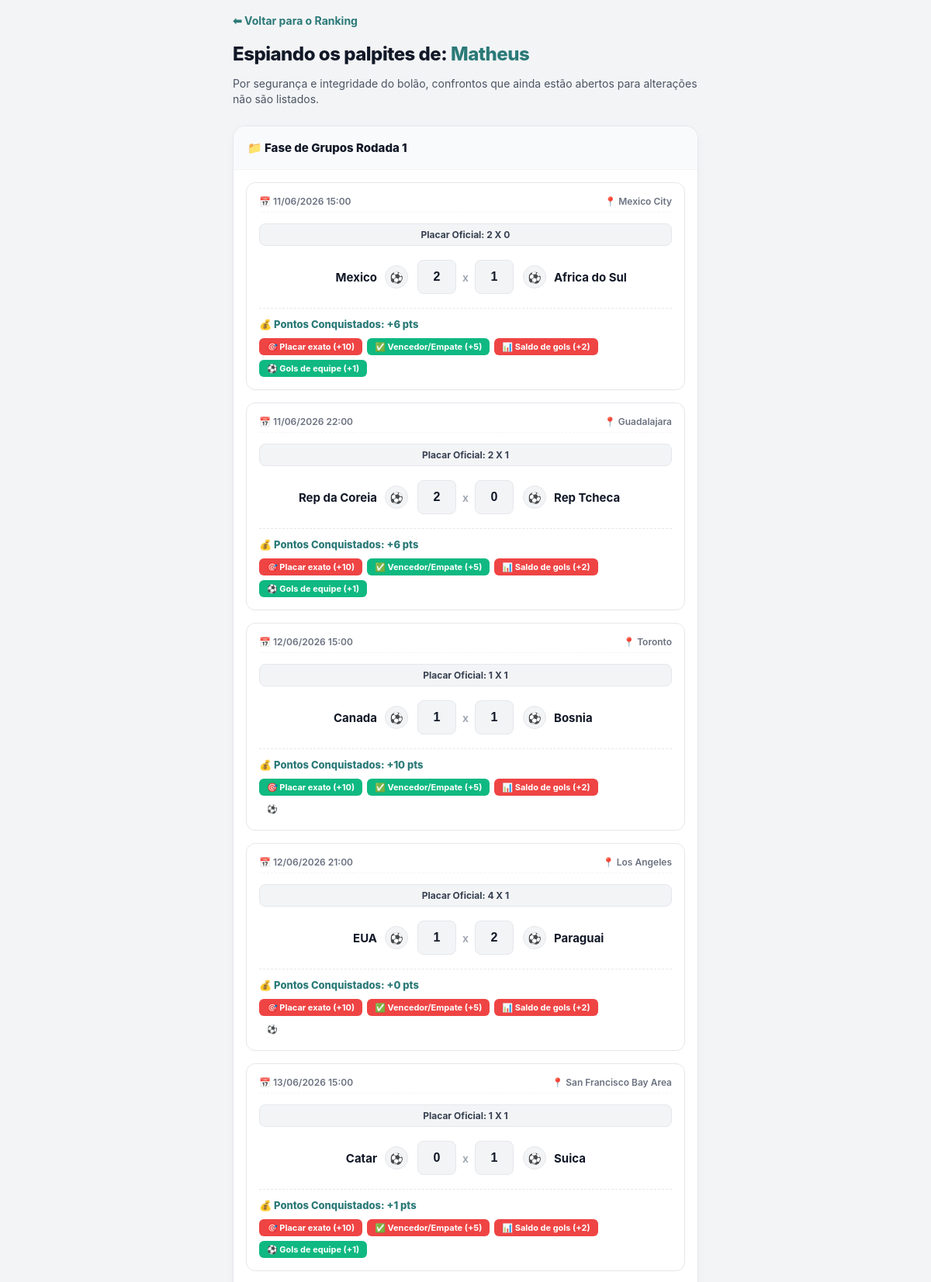
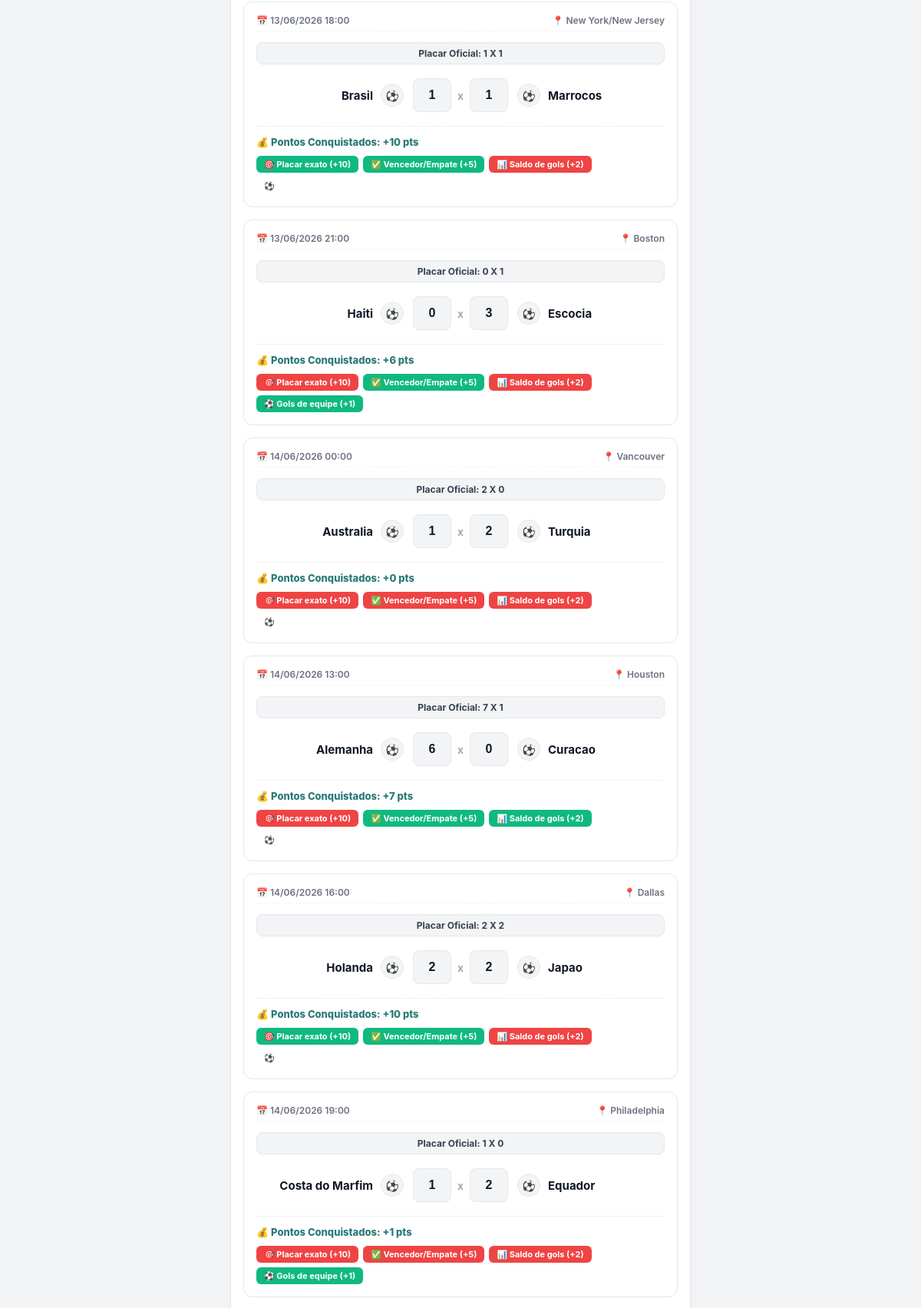
Screenshot of /palpites_amigo/8 (signed in, upper part) with the database file from the repository (2 pictures, top to bottom).
### tables this page shows
CREATE TABLE usuarios (
            id INTEGER PRIMARY KEY AUTOINCREMENT,
            login TEXT UNIQUE NOT NULL,
            senha TEXT NOT NULL
        );

CREATE TABLE jogos (
            jogo_id TEXT PRIMARY KEY,
            time1 TEXT NOT NULL,
            time2 TEXT NOT NULL,
            flag_code_time1 TEXT,
            flag_code_time2 TEXT,
            gols_time1_real INTEGER,
            gols_time2_real INTEGER,
            status TEXT DEFAULT 'Pendente',
            etapa TEXT NOT NULL,
            data_hora TEXT NOT NULL,
            cidade TEXT
        );

### app.py (the view)
@app.route('/palpites_amigo/<amigo_id>')
def palpites_amigo(amigo_id):
    if 'usuario_id' not in session:
        return redirect(url_for('login'))
    conn = obter_conexao_db()
    cursor = obter_cursor(conn)
    try:
        amigo_id_int = int(amigo_id)
    except ValueError:
        amigo_id_int = amigo_id
    query_amigo = preparar_query('SELECT login FROM usuarios WHERE id = ?')
    cursor.execute(query_amigo, (amigo_id_int,))
    amigo = cursor.fetchone()
    if not amigo:
        conn.close()
        return "Usuário não encontrado", 404
    cursor.execute('SELECT * FROM jogos ORDER BY data_hora ASC')
    jogos = cursor.fetchall()
    query_palpites = preparar_query('SELECT * FROM palpites WHERE usuario_id = ?')
    cursor.execute(query_palpites, (amigo_id_int,))
    palpites_busca = cursor.fetchall()
    conn.close()
    meus_palpites = {}
    try:
        meus_palpites = {p['jogo_id']: (p['gols_time1'], p['gols_time2']) for p in palpites_busca}
    except Exception:
        pass
    etapas_ordem = [
        "Fase de Grupos Rodada 1", "Fase de Grupos Rodada 2", "Fase de Grupos Rodada 3",
        "Dezesseis-avos de final", "Oitavas de final", "Quartas de final",
        "Semifinais", "Disputa de terceiro lugar", "Final"
    ]
    jogos_agrupados = {etapa: [] for etapa in etapas_ordem}
    agora = datetime.now()
    for row in jogos:
        jogo = dict(row)
        j_id = jogo['jogo_id']
        etapa_jogo = jogo['etapa']
        jogo['acertou_placar'] = False
        jogo['acertou_vencedor'] = False
        jogo['bonus_saldo'] = False
        jogo['bonus_gols'] = False
        jogo['pontos_faturados'] = 0
        palpite = meus_palpites.get(j_id)
        jogo['gols_time1_palpite'] = palpite[0] if palpite else None
        jogo['gols_time2_palpite'] = palpite[1] if palpite else None
        horario_jogo = None
        if jogo.get('data_hora'):
            data_str = str(jogo['data_hora']).strip()
            for formato in ('%Y-%m-%d %H:%M:%S', '%Y-%m-%d %H:%M', '%d/%m/%Y %H:%M'):
                try:
                    horario_jogo = datetime.strptime(data_str, formato)
                    break
                except ValueError:
                    continue
        jogo_trancado = False
        if str(jogo.get('status', '')).strip() != 'Pendente':
            jogo_trancado = True
        elif horario_jogo and agora >= (horario_jogo - timedelta(hours=1)):
            jogo_trancado = True
        if not jogo_trancado:
            continue
        if jogo['status'] == 'Encerrado' and jogo['gols_time1_real'] is not None and jogo['gols_time1_palpite'] is not None and jogo['gols_time1_palpite'] != '':
            try:
                g1_real = int(jogo['gols_time1_real'])
                g2_real = int(jogo['gols_time2_real'])
                g1_palp = int(jogo['gols_time1_palpite'])
                g2_palp = int(jogo['gols_time2_palpite'])
                if g1_real == g1_palp and g2_real == g2_palp:
                    jogo['acertou_placar'] = True
                    jogo['pontos_faturados'] = 10
                else:
                    venc_real = "t1" if g1_real > g2_real else "t2" if g2_real > g1_real else "empate"
                    venc_palp = "t1" if g1_palp > g2_palp else "t2" if g2_palp > g1_palp else "empate"
                    if venc_real == venc_palp:
                        jogo['acertou_vencedor'] = True
                        jogo['pontos_faturados'] += 5
                        if (g1_real - g2_real) == (g1_palp - g2_palp):
                            jogo['bonus_saldo'] = True
                            jogo['pontos_faturados'] += 2
                    if g1_real == g1_palp or g2_real == g2_palp:
                        jogo['bonus_gols'] = True
                        jogo['pontos_faturados'] += 1
            except (ValueError, TypeError):
                pass
        if etapa_jogo not in jogos_agrupados:
            jogos_agrupados[etapa_jogo] = []
        jogos_agrupados[etapa_jogo].append(jogo)
    return render_template('palpites_amigo.html', nome_amigo=amigo['login'], jogos_agrupados=jogos_agrupados)

### app.py (called while the page is built)
def obter_conexao_db():
    url_banco = os.environ.get('DATABASE_URL')
    if url_banco:
        if "sslmode=" not in url_banco:
            url_banco += "?sslmode=prefer"
        conn = psycopg2.connect(url_banco)
        return conn
    else:
        conn = sqlite3.connect('bolao.db')
        conn.row_factory = sqlite3.Row
        return conn

def obter_cursor(conn):
    if os.environ.get('DATABASE_URL'):
        return conn.cursor(cursor_factory=DictCursor)
    else:
        return conn.cursor()

def preparar_query(query):
    if os.environ.get('DATABASE_URL'):
        return query.replace('?', '%s')
    return query

### templates/palpites_amigo.html (shortened to what this page needs)
<!DOCTYPE html>
<html lang="pt-br">
<head>
</head>
<body>
    <a href="/ranking" class="voltar">⬅ Voltar para o Ranking</a>
    <h2>Espiando os palpites de: <span style="color: #2b7a78;">{{ nome_amigo }}</span></h2>
    <p class="subtitulo">Por segurança e integridade do bolão, confrontos que ainda estão abertos para alterações não são listados.</p>
    {% for etapa, lista_jogos in jogos_agrupados.items() %}
    {% if lista_jogos|length > 0 %}
    <details open>
        <summary>📁 {{ etapa }}</summary>
        <div class="conteudo-etapa">
            {% for jogo in lista_jogos %}
            <div class="jogo-card">
                <div class="info-jogo">
                    <span>📅 {{ jogo['data_hora'] }}</span>
                    <span>📍 {{ jogo['cidade'] }}</span>
                </div>
                {% if jogo['status'] == 'Encerrado' %}
                    <div class="resultado-real-tag">Placar Oficial: {{ jogo['gols_time1_real'] }} X {{ jogo['gols_time2_real'] }}</div>
                {% endif %}
                <div class="placar-container">
                    <div class="equipe-bloco time1">
                        <span>{{ jogo['time1'] }}</span>
                        <div class="escudo-fake">⚽</div>
                    </div>
                    <div class="inputs-area">
                        {% if jogo['gols_time1_palpite'] is not none and jogo['gols_time1_palpite'] != '' %}
                            <input type="text" class="input-gols" value="{{ jogo['gols_time1_palpite'] }}" disabled>
                            <span class="divisor-x">x</span>
                            <input type="text" class="input-gols" value="{{ jogo['gols_time2_palpite'] }}" disabled>
                        {% else %}
                            <span class="sem-palpite">(Sem palpite)</span>
                        {% endif %}
                    </div>
                    <div class="equipe-bloco time2">
                        <div class="escudo-fake">⚽</div>
                        <span>{{ jogo['time2'] }}</span>
                    </div>
                </div>
                {% if jogo['status'] == 'Encerrado' and jogo['gols_time1_palpite'] is not none and jogo['gols_time1_palpite'] != '' %}
                <div class="rodape-feedback">
                    <span class="total-faturado-tag">💰 Pontos Conquistados: +{{ jogo['pontos_faturados'] }} pts</span>
                    <div class="container-badges-pontos">
                        <span class="badge-bonus {{ 'badge-sucesso' if jogo['acertou_placar'] else 'badge-erro' }}">
                            🎯 Placar exato (+10)
                        </span>
                        <span class="badge-bonus {{ 'badge-sucesso' if jogo['acertou_vencedor'] or jogo['acertou_placar'] else 'badge-erro' }}">
                            ✅ Vencedor/Empate (+5)
                        </span>
                        <span class="badge-bonus {{ 'badge-sucesso' if jogo['bonus_saldo'] else 'badge-erro' }}">
                            📊 Saldo de gols (+2)
                        </span>
                        <span class="badge-bonus {{ 'badge-sucesso' if jogo['bonus_gols'] else 'erro' if not jogo['bonus_gols'] else 'badge-erro' }}">
                            ⚽ Gols de equipe (+1)
                        </span>
                    </div>
                </div>
                {% endif %}
            </div>
            {% endfor %}
        </div>
    </details>
    {% endif %}
    {% endfor %}
</body>
</html>

### templates/palpites_amigo.html (style rules this page uses)
body { font-family: -apple-system, BlinkMacSystemFont, 'Segoe UI', Roboto, sans-serif; background-color: #f3f4f6; color: #1f2937; max-width: 600px; margin: 0 auto; padding: 16px; }
.voltar { display: inline-flex; align-items: center; gap: 6px; margin-bottom: 20px; color: #2b7a78; text-decoration: none; font-weight: 700; font-size: 14px; transition: color 0.2s; }
h2 { font-weight: 800; color: #111827; letter-spacing: -0.5px; margin-top: 0; margin-bottom: 6px; }
.subtitulo { color: #4b5563; font-size: 14px; margin-bottom: 25px; line-height: 1.4; }
details { background: white; margin-bottom: 16px; border-radius: 16px; box-shadow: 0 4px 12px rgba(0,0,0,0.03); overflow: hidden; border: 1px solid #e5e7eb; }
summary { background: #ffffff; color: #111827; padding: 18px; font-size: 15px; font-weight: 800; cursor: pointer; display: flex; justify-content: space-between; align-items: center; user-select: none; border-bottom: 1px solid transparent; }
details[open] summary { border-bottom-color: #f3f4f6; background: #f9fafb; }
.conteudo-etapa { padding: 16px; background: #ffffff; }
.jogo-card { background: #ffffff; padding: 16px; border-radius: 12px; margin-bottom: 16px; border: 1px solid #e5e7eb; box-shadow: 0 2px 6px rgba(0,0,0,0.01); }
.info-jogo { color: #6b7280; font-size: 12px; font-weight: 600; margin-bottom: 14px; display: flex; justify-content: space-between; border-bottom: 1px dashed #f3f4f6; padding-bottom: 6px; }
.placar-container { display: flex; justify-content: space-between; align-items: center; margin: 18px 0; }
.equipe-bloco { flex: 1; display: flex; align-items: center; gap: 10px; font-size: 15px; font-weight: 700; color: #111827; }
.equipe-bloco.time1 { justify-content: flex-end; text-align: right; }
.equipe-bloco.time2 { justify-content: flex-start; text-align: left; }
.escudo-fake { width: 28px; height: 28px; border-radius: 50%; background: #f3f4f6; border: 1px solid #e5e7eb; display: flex; align-items: center; justify-content: center; font-size: 14px; }
.inputs-area { display: flex; align-items: center; gap: 8px; padding: 0 12px; }
.input-gols { background: #f3f4f6; color: #111827; border: 1px solid #e5e7eb; width: 44px; height: 40px; border-radius: 8px; text-align: center; font-size: 16px; font-weight: 700; -moz-appearance: textfield; }
.divisor-x { color: #9ca3af; font-weight: 600; font-size: 14px; }
.resultado-real-tag { text-align: center; background: #f3f4f6; color: #374151; padding: 6px; border-radius: 8px; font-size: 12px; margin-bottom: 12px; font-weight: 700; border: 1px solid #e5e7eb; }
.rodape-feedback { border-top: 1px dashed #e5e7eb; padding-top: 12px; margin-top: 12px; }
.total-faturado-tag { font-size: 13px; font-weight: 800; color: #2b7a78; margin-bottom: 10px; display: block; }
.container-badges-pontos { display: flex; flex-wrap: wrap; gap: 6px; }
.badge-bonus { font-size: 11px; font-weight: 700; padding: 4px 10px; border-radius: 6px; color: white; display: inline-flex; align-items: center; }
.badge-sucesso { background-color: #10b981; }
.badge-erro { background-color: #ef4444; }

### rows the page displays
usuarios: login "Matheus"
jogos: data_hora "11/06/2026 15:00", cidade "Mexico City", gols_time1_real "2", gols_time2_real "0", time1 "Mexico", gols_time1_palpite "2", gols_time2_palpite "1", time2 "Africa do Sul", pontos_faturados "6"
jogos: data_hora "11/06/2026 22:00", cidade "Guadalajara", gols_time1_real "2", gols_time2_real "1", time1 "Rep da Coreia", gols_time1_palpite "2", gols_time2_palpite "0", time2 "Rep Tcheca", pontos_faturados "6"
jogos: data_hora "12/06/2026 15:00", cidade "Toronto", gols_time1_real "1", gols_time2_real "1", time1 "Canada", gols_time1_palpite "1", gols_time2_palpite "1", time2 "Bosnia", pontos_faturados "10"
jogos: data_hora "12/06/2026 21:00", cidade "Los Angeles", gols_time1_real "4", gols_time2_real "1", time1 "EUA", gols_time1_palpite "1", gols_time2_palpite "2", time2 "Paraguai", pontos_faturados "0"
jogos: data_hora "13/06/2026 15:00", cidade "San Francisco Bay Area", gols_time1_real "1", gols_time2_real "1", time1 "Catar", gols_time1_palpite "0", gols_time2_palpite "1", time2 "Suica", pontos_faturados "1"
jogos: data_hora "13/06/2026 18:00", cidade "New York/New Jersey", gols_time1_real "1", gols_time2_real "1", time1 "Brasil", gols_time1_palpite "1", gols_time2_palpite "1", time2 "Marrocos", pontos_faturados "10"
jogos: data_hora "13/06/2026 21:00", cidade "Boston", gols_time1_real "0", gols_time2_real "1", time1 "Haiti", gols_time1_palpite "0", gols_time2_palpite "3", time2 "Escocia", pontos_faturados "6"
jogos: data_hora "14/06/2026 00:00", cidade "Vancouver", gols_time1_real "2", gols_time2_real "0", time1 "Australia", gols_time1_palpite "1", gols_time2_palpite "2", time2 "Turquia", pontos_faturados "0"
jogos: data_hora "14/06/2026 13:00", cidade "Houston", gols_time1_real "7", gols_time2_real "1", time1 "Alemanha", gols_time1_palpite "6", gols_time2_palpite "0", time2 "Curacao", pontos_faturados "7"
jogos: data_hora "14/06/2026 16:00", cidade "Dallas", gols_time1_real "2", gols_time2_real "2", time1 "Holanda", gols_time1_palpite "2", gols_time2_palpite "2", time2 "Japao", pontos_faturados "10"
jogos: data_hora "14/06/2026 19:00", cidade "Philadelphia", gols_time1_real "1", gols_time2_real "0", time1 "Costa do Marfim", gols_time1_palpite "1", gols_time2_palpite "2", time2 "Equador", pontos_faturados "1"

### other values shown
{{ etapa }} "Fase de Grupos Rodada 1"
